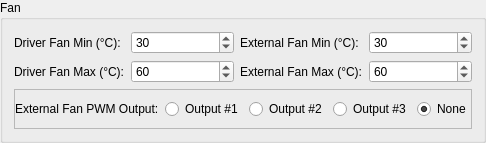
             <widget class="QGroupBox" name="configure_fan_box">
              <property name="toolTip">
               <string>Configure the fan speed as a function of temperature</string>
              </property>
              <property name="title">
               <string>Fan</string>
              </property>
              <layout class="QGridLayout" name="gridLayout_13" columnstretch="0,10,0,10,0,0">
               <item row="1" column="1">
                <widget class="QSpinBox" name="configure_fan_driver_max_box">
                 <property name="toolTip">
                  <string>Internal fan speed will linearly increase with temperature, reaching full speed at this temperature.</string>
                 </property>
                 <property name="specialValueText">
                  <string/>
                 </property>
                 <property name="keyboardTracking">
                  <bool>false</bool>
                 </property>
                 <property name="maximum">
                  <number>150</number>
                 </property>
                 <property name="value">
                  <number>60</number>
                 </property>
                </widget>
               </item>
               <item row="0" column="2">
                <widget class="QLabel" name="configure_fan_external_min_label">
                 <property name="toolTip">
                  <string>External fan will turn off below this temperature.</string>
                 </property>
                 <property name="text">
                  <string>External Fan Min (°C):</string>
                 </property>
                </widget>
               </item>
               <item row="0" column="0">
                <widget class="QLabel" name="configure_fan_driver_min_label">
                 <property name="toolTip">
                  <string>Internal fan will turn off below this temperature.</string>
                 </property>
                 <property name="text">
                  <string>Driver Fan Min (°C):</string>
                 </property>
                </widget>
               </item>
               <item row="0" column="1">
                <widget class="QSpinBox" name="configure_fan_driver_min_box">
                 <property name="toolTip">
                  <string>Internal fan will turn off below this temperature.</string>
                 </property>
                 <property name="specialValueText">
                  <string/>
                 </property>
                 <property name="keyboardTracking">
                  <bool>false</bool>
                 </property>
                 <property name="maximum">
                  <number>150</number>
                 </property>
                 <property name="value">
                  <number>30</number>
                 </property>
                </widget>
               </item>
               <item row="1" column="2">
                <widget class="QLabel" name="configure_fan_external_max_label">
                 <property name="toolTip">
                  <string>External fan speed will linearly increase with temperature, reaching full speed at this temperature.</string>
                 </property>
                 <property name="text">
                  <string>External Fan Max (°C):</string>
                 </property>
                </widget>
               </item>
               <item row="2" column="0" colspan="6">
                <widget class="QFrame" name="configure_fan_external_output_frame">
                 <property name="frameShape">
                  <enum>QFrame::StyledPanel</enum>
                 </property>
                 <property name="frameShadow">
                  <enum>QFrame::Raised</enum>
                 </property>
                 <layout class="QGridLayout" name="gridLayout_22" columnstretch="1,1,1,1,1">
                  <property name="leftMargin">
                   <number>0</number>
                  </property>
                  <property name="rightMargin">
                   <number>0</number>
                  </property>
                  <item row="0" column="1">
                   <widget class="QRadioButton" name="configure_fan_external_output1_box">
                    <property name="toolTip">
                     <string>Use ouput #1 for the 5V PWM that will control the external fan speed.</string>
                    </property>
                    <property name="text">
                     <string>Output #1</string>
                    </property>
                    <attribute name="buttonGroup">
                     <string notr="true">configure_ext_fan_button_group</string>
                    </attribute>
                   </widget>
                  </item>
                  <item row="0" column="2">
                   <widget class="QRadioButton" name="configure_fan_external_output2_box">
                    <property name="toolTip">
                     <string>Use ouput #2 for the 5V PWM that will control the external fan speed.</string>
                    </property>
                    <property name="text">
                     <string>Output #2</string>
                    </property>
                    <attribute name="buttonGroup">
                     <string notr="true">configure_ext_fan_button_group</string>
                    </attribute>
                   </widget>
                  </item>
                  <item row="0" column="0">
                   <widget class="QLabel" name="configure_fan_external_output_label">
                    <property name="toolTip">
                     <string>Select the ouput for the 5V PWM that will control the external fan speed.</string>
                    </property>
                    <property name="text">
                     <string>External Fan PWM Output:</string>
                    </property>
                   </widget>
                  </item>
                  <item row="0" column="3">
                   <widget class="QRadioButton" name="configure_fan_external_output3_box">
                    <property name="toolTip">
                     <string>Use ouput #3 for the 5V PWM that will control the external fan speed.</string>
                    </property>
                    <property name="text">
                     <string>Output #3</string>
                    </property>
                    <attribute name="buttonGroup">
                     <string notr="true">configure_ext_fan_button_group</string>
                    </attribute>
                   </widget>
                  </item>
                  <item row="0" column="4">
                   <widget class="QRadioButton" name="configure_fan_external_output0_box">
                    <property name="toolTip">
                     <string>Deactivate external fan speed control</string>
                    </property>
                    <property name="text">
                     <string>None</string>
                    </property>
                    <property name="checked">
                     <bool>true</bool>
                    </property>
                    <attribute name="buttonGroup">
                     <string notr="true">configure_ext_fan_button_group</string>
                    </attribute>
                   </widget>
                  </item>
                 </layout>
                </widget>
               </item>
               <item row="1" column="0">
                <widget class="QLabel" name="configure_fan_driver_max_label">
                 <property name="toolTip">
                  <string>Internal fan speed will linearly increase with temperature, reaching full speed at this temperature.</string>
                 </property>
                 <property name="text">
                  <string>Driver Fan Max (°C):</string>
                 </property>
                </widget>
               </item>
               <item row="1" column="3" colspan="3">
                <widget class="QSpinBox" name="configure_fan_external_max_box">
                 <property name="toolTip">
                  <string>External fan speed will linearly increase with temperature, reaching full speed at this temperature.</string>
                 </property>
                 <property name="specialValueText">
                  <string/>
                 </property>
                 <property name="keyboardTracking">
                  <bool>false</bool>
                 </property>
                 <property name="maximum">
                  <number>150</number>
                 </property>
                 <property name="value">
                  <number>60</number>
                 </property>
                </widget>
               </item>
               <item row="0" column="3" colspan="3">
                <widget class="QSpinBox" name="configure_fan_external_min_box">
                 <property name="toolTip">
                  <string>External fan will turn off below this temperature.</string>
                 </property>
                 <property name="specialValueText">
                  <string/>
                 </property>
                 <property name="keyboardTracking">
                  <bool>false</bool>
                 </property>
                 <property name="maximum">
                  <number>150</number>
                 </property>
                 <property name="value">
                  <number>30</number>
                 </property>
                </widget>
               </item>
              </layout>
             </widget>
